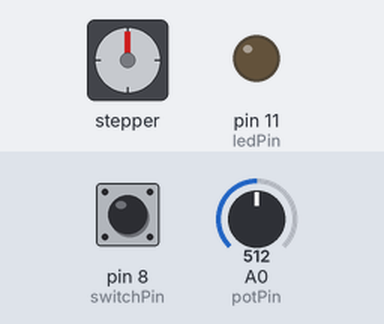
Simulated run of this sketch. Board: Arduino Uno, built with avr-gcc and run on an emulated ATmega328P. On the bench: stepper motor, output pins drawn as LEDs (lit = HIGH). The inputs (shaded band) are chosen by the test bench; at power-on: pin 8 (switchPin) LOW, A0 (potPin) = 512. Stepper angles assume 2048 steps per turn.

Above: at 1.2 s.
1.3 s: pin 8 (switchPin) pulled HIGH for 1 s
At 3.2 s:
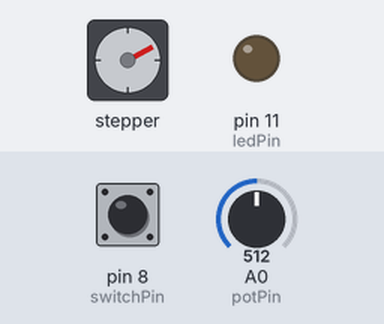
3.8 s: pin 8 (switchPin) pulled HIGH for 0.15 s
At 4.7 s:
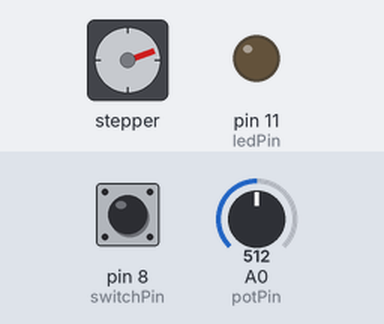
5.4 s: pin 8 (switchPin) pulled HIGH for 0.15 s
At 6.5 s:
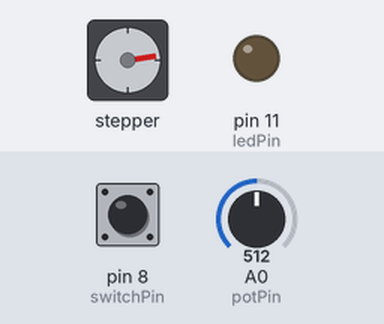
7.0 s: pin 8 (switchPin) pulled HIGH for 3.2 s
At 11.3 s:
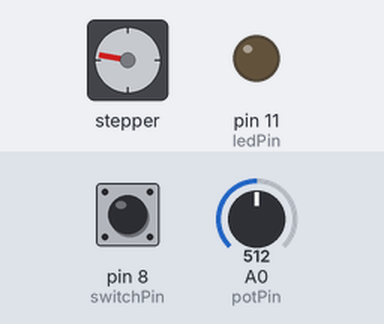
11.7 s: pin 8 (switchPin) pulled HIGH for 0.15 s
At 12.5 s:
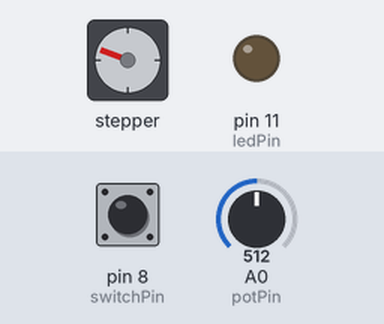
13.3 s: pin 8 (switchPin) pulled HIGH for 1 s
At 14.9 s:
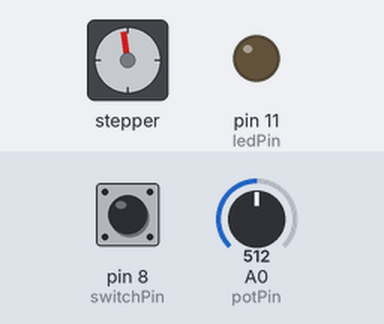
Timing chart, 0 to 16.4 s (numbered marks = the images above; inputs shaded):
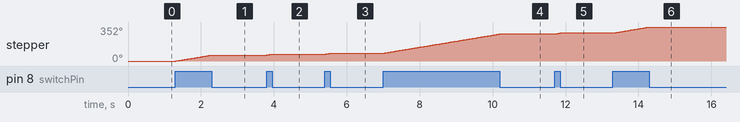

The sketch:

optical_illusion_box.ino
```cpp
/*

    02_Optical_Illusion_Box
    http://pattvira.com/optical_illusion_box

*/

#include <AccelStepper.h>              // AccelStepper Library can be downloaded here: http://www.airspayce.com/mikem/arduino/AccelStepper/index.html
                                       // To import a library: Go to Sketch > Import Library > Add Library > [your downloaded file]

AccelStepper stepper(4, 2, 3, 4, 5);   // Defaults to AccelStepper::FULL4WIRE (4 pins) on 2, 3, 4, 5

int ledPin = 11;      // LED connected to pin 11
int switchPin = 8;    // ON/OFF switch connected to pin 8
int potPin = A0;      // Potentiometer connected to pin A0

// Variables for ON/OFF switch
int switchState = 0;
int lastSwitchState = 0;
boolean light = false;

// Variables for offseting strobe light
unsigned long interval = 1000;              // Variable for an offset interval
boolean ledState = HIGH;                    // Variable for LED state
unsigned long previousMillis = 0;

float strobe = 100;                         // Variable for strobe light on
int velocity = 200;                         // Variable for stepper motor speed (number if steps per second)
                                            // My motor rotates 1.8 degrees each turn -> 200 steps per revolution
int maximumSpeed = 512;
int steadySpeed = 400;

void setup() {

  stepper.setMaxSpeed(maximumSpeed);        // Define the maximum motor speed
  stepper.setSpeed(steadySpeed);	    // Initialize the motor speed
  pinMode(ledPin, OUTPUT);                  // Set an LED pin as an output pin
  pinMode(switchPin, INPUT);                // Set a on/off switch pin as an input pin

}


void loop() {

  switchState = digitalRead(switchPin);               // Identify if the switch is on or off
  strobe = map(analogRead(potPin), 0, 1023, 0, 100);  // Strobe frequency
  if (switchState != lastSwitchState) {
    if (switchState == HIGH) {
      light = true;
    } else {
      light = false;
    }
  }
  lastSwitchState = switchState;

  if (light) {                                        // If switch is on,
    if (strobe == 0) {
      strobe = 1;
    } else {
      strobeLight(ledPin, 1, strobe - 1);             // Light strobes
    }
    stepper.setSpeed(steadySpeed);                    // Motor is set to a constant speed

  } else {                                            // If switch is off,
    digitalWrite(ledPin, LOW);                        // Light turns off
    stepper.setSpeed(0);                              // Motor stops
  }

  stepper.runSpeed();                                 // Motor only runs when this command is called

}


// Function for turning on and off the LED strip without using delay
void strobeLight(int pin, int lightOn, int lightOff) {
  unsigned long currentMillis = millis();
  if (currentMillis - previousMillis >= interval) {
    previousMillis = currentMillis;                      // Save the last time you blinked the LED

    if (ledState == LOW) {                               // If the LED is off turn it on and vice-versa
      ledState = HIGH;
    } else {
      ledState = LOW;
    }
    digitalWrite(ledPin, ledState);                      // Set the LED with the ledState of the variable

    if (ledState)                                        // Set the offset interval
    {
      interval = lightOn;
    }
    else
    {
      interval = lightOff;
    }
  }
}
```

Measured:
- after the input at 1.3 s, stepper: turns 62° clockwise in 0.98 s, starting at once
- after the input at 5.4 s, stepper: turns 10° clockwise in 0.15 s, starting at once
- after the input at 7.0 s, stepper: turns 199° clockwise in 3.2 s, starting at once
- after the input at 11.7 s, stepper: turns 10° clockwise in 0.13 s, starting at once
- after the input at 13.3 s, stepper: turns 62° clockwise in 0.98 s, starting at once
